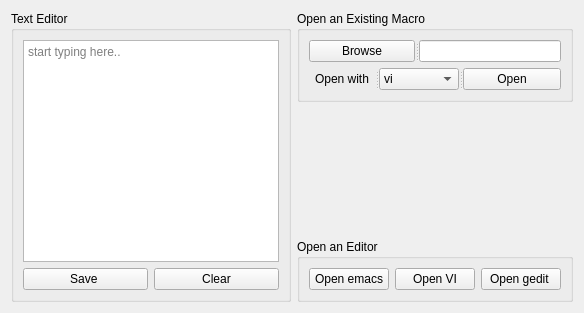
      <widget class="QWidget" name="alignement">
       <attribute name="title">
        <string>Custom Macros</string>
       </attribute>
       <layout class="QGridLayout" name="gridLayout_12">
        <item row="0" column="1">
         <widget class="QGroupBox" name="groupBox_7">
          <property name="title">
           <string>Open an Existing Macro</string>
          </property>
          <layout class="QGridLayout" name="gridLayout_4">
           <item row="0" column="0">
            <widget class="QSplitter" name="splitter_3">
             <property name="orientation">
              <enum>Qt::Horizontal</enum>
             </property>
             <widget class="QPushButton" name="pb_browse_a_macro">
              <property name="sizePolicy">
               <sizepolicy hsizetype="Preferred" vsizetype="Preferred">
                <horstretch>0</horstretch>
                <verstretch>0</verstretch>
               </sizepolicy>
              </property>
              <property name="text">
               <string>Browse</string>
              </property>
             </widget>
             <widget class="QLineEdit" name="le_ex_macro">
              <property name="sizePolicy">
               <sizepolicy hsizetype="Expanding" vsizetype="Preferred">
                <horstretch>0</horstretch>
                <verstretch>0</verstretch>
               </sizepolicy>
              </property>
             </widget>
            </widget>
           </item>
           <item row="1" column="0">
            <widget class="QSplitter" name="splitter_2">
             <property name="orientation">
              <enum>Qt::Horizontal</enum>
             </property>
             <widget class="QLabel" name="label">
              <property name="text">
               <string>Open with</string>
              </property>
              <property name="alignment">
               <set>Qt::AlignCenter</set>
              </property>
             </widget>
             <widget class="QComboBox" name="cb_ex_macro_with">
              <property name="sizePolicy">
               <sizepolicy hsizetype="Preferred" vsizetype="Preferred">
                <horstretch>0</horstretch>
                <verstretch>0</verstretch>
               </sizepolicy>
              </property>
              <item>
               <property name="text">
                <string>vi</string>
               </property>
              </item>
              <item>
               <property name="text">
                <string>gedit</string>
               </property>
              </item>
              <item>
               <property name="text">
                <string>emacs</string>
               </property>
              </item>
             </widget>
             <widget class="QPushButton" name="pb_ex_macro_open">
              <property name="sizePolicy">
               <sizepolicy hsizetype="Preferred" vsizetype="Preferred">
                <horstretch>0</horstretch>
                <verstretch>0</verstretch>
               </sizepolicy>
              </property>
              <property name="text">
               <string>Open</string>
              </property>
             </widget>
            </widget>
           </item>
          </layout>
         </widget>
        </item>
        <item row="2" column="1">
         <widget class="QGroupBox" name="groupBox_4">
          <property name="title">
           <string>Open an Editor</string>
          </property>
          <layout class="QHBoxLayout" name="horizontalLayout">
           <item>
            <widget class="QPushButton" name="pb_new_macro_emacs">
             <property name="text">
              <string>Open emacs</string>
             </property>
            </widget>
           </item>
           <item>
            <widget class="QPushButton" name="pb_new_macro_vi">
             <property name="text">
              <string>Open VI</string>
             </property>
            </widget>
           </item>
           <item>
            <widget class="QPushButton" name="pb_new_macro_gedit">
             <property name="text">
              <string>Open gedit </string>
             </property>
            </widget>
           </item>
          </layout>
         </widget>
        </item>
        <item row="0" column="0" rowspan="3">
         <widget class="QGroupBox" name="groupBox_5">
          <property name="title">
           <string>Text Editor</string>
          </property>
          <layout class="QGridLayout" name="gridLayout_5">
           <item row="0" column="0">
            <widget class="QPlainTextEdit" name="pte_run_cmd">
             <property name="placeholderText">
              <string>start typing here..</string>
             </property>
            </widget>
           </item>
           <item row="1" column="0">
            <layout class="QGridLayout" name="gridLayout_3">
             <item row="0" column="0">
              <widget class="QPushButton" name="pb_save_cmd">
               <property name="text">
                <string>Save </string>
               </property>
              </widget>
             </item>
             <item row="0" column="1">
              <widget class="QPushButton" name="pb_clear_cmd">
               <property name="text">
                <string>Clear</string>
               </property>
              </widget>
             </item>
            </layout>
           </item>
          </layout>
         </widget>
        </item>
        <item row="1" column="1">
         <spacer name="verticalSpacer">
          <property name="orientation">
           <enum>Qt::Vertical</enum>
          </property>
          <property name="sizeHint" stdset="0">
           <size>
            <width>20</width>
            <height>131</height>
           </size>
          </property>
         </spacer>
        </item>
       </layout>
      </widget>
